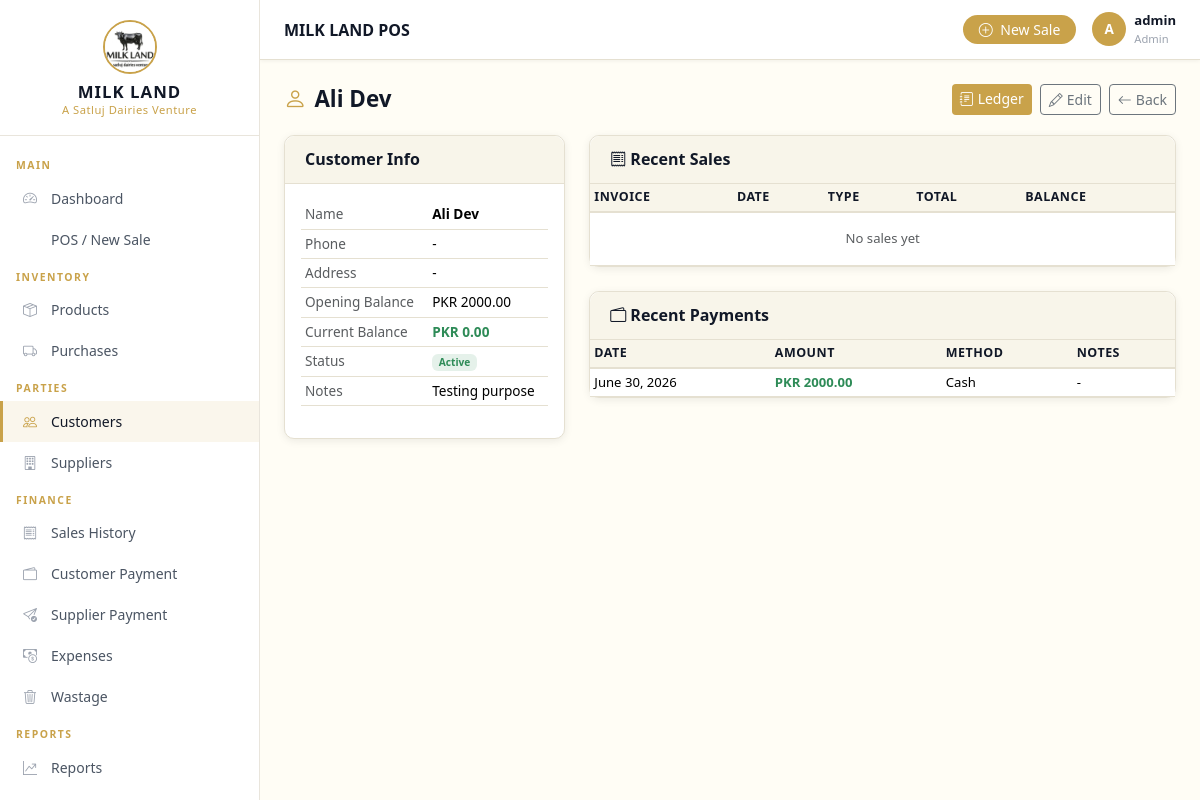
Screenshot of /customers/6/ (signed in) with the database file from the repository.
### apps/parties/models.py (models this page shows, shortened)
class Customer(models.Model):
    name = models.CharField(max_length=200)
    phone = models.CharField(max_length=20, blank=True)
    address = models.TextField(blank=True)
    opening_balance = models.DecimalField(max_digits=12, decimal_places=2, default=Decimal('0.00'))
    current_balance = models.DecimalField(max_digits=12, decimal_places=2, default=Decimal('0.00'))
    notes = models.TextField(blank=True)
    is_active = models.BooleanField(default=True)
    created_at = models.DateTimeField(auto_now_add=True)
    updated_at = models.DateTimeField(auto_now=True)
    class Meta:
        ordering = ['name']

### apps/finance/models.py (models this page shows, shortened)
class CustomerPayment(models.Model):
    PAYMENT_METHODS = [
        ('Cash', 'Cash'),
        ('Bank', 'Bank Transfer'),
        ('JazzCash', 'JazzCash'),
        ('Easypaisa', 'Easypaisa'),
        ('Other', 'Other'),
    ]
    customer = models.ForeignKey(Customer, on_delete=models.PROTECT, related_name='payments')
    payment_date = models.DateField()
    amount = models.DecimalField(max_digits=12, decimal_places=2)
    payment_method = models.CharField(max_length=20, choices=PAYMENT_METHODS, default='Cash')
    notes = models.TextField(blank=True)
    received_by = models.ForeignKey(User, on_delete=models.SET_NULL, null=True)
    created_at = models.DateTimeField(auto_now_add=True)
    class Meta:
        ordering = ['-created_at']

### apps/parties/views.py (the view)
# urls.py: path('customers/<int:pk>/', views.customer_detail, name='customer_detail'),
@login_required
def customer_detail(request, pk):
    customer = get_object_or_404(Customer, pk=pk)
    from apps.sales.models import Sale
    from apps.finance.models import CustomerPayment
    sales = Sale.objects.filter(customer=customer).order_by('-created_at')[:10]
    payments = CustomerPayment.objects.filter(customer=customer).order_by('-created_at')[:10]
    return render(request, 'parties/customer_detail.html', {
        'customer': customer, 'sales': sales, 'payments': payments
    })

### apps/core/context_processors.py (called while the page is built)
def business_settings(request):
    settings = BusinessSettings.get_settings()
    return {'business': settings}

### apps/core/models.py (called while the page is built)
    @classmethod
    def get_settings(cls):
        obj, _ = cls.objects.get_or_create(pk=1)
        return obj

### templates/parties/customer_detail.html (shortened to what this page needs)
{% extends 'base.html' %}
{% load app_filters %}
{% block content %}
<div class="page-header">
  <h1><i class="bi bi-person me-2 text-gold"></i>{{ customer.name }}</h1>
  <div class="d-flex gap-2">
    <a href="{% url 'parties:customer_ledger' customer.pk %}" class="btn btn-gold btn-sm"><i class="bi bi-journal-text me-1"></i>Ledger</a>
    <a href="{% url 'parties:customer_edit' customer.pk %}" class="btn btn-outline-secondary btn-sm"><i class="bi bi-pencil me-1"></i>Edit</a>
    <a href="{% url 'parties:customer_list' %}" class="btn btn-outline-secondary btn-sm"><i class="bi bi-arrow-left me-1"></i>Back</a>
  </div>
</div>
<div class="row g-4">
  <div class="col-md-4">
    <div class="card">
      <div class="card-header"><h6>Customer Info</h6></div>
      <div class="card-body">
        <table class="table table-sm" style="font-size:0.85rem;">
          <tr><td class="text-muted">Name</td><td><strong>{{ customer.name }}</strong></td></tr>
          <tr><td class="text-muted">Phone</td><td>{{ customer.phone|default:"-" }}</td></tr>
          <tr><td class="text-muted">Address</td><td>{{ customer.address|default:"-" }}</td></tr>
          <tr><td class="text-muted">Opening Balance</td><td>PKR {{ customer.opening_balance|floatformat:2 }}</td></tr>
          <tr><td class="text-muted">Current Balance</td>
            <td><strong style="color:{% if customer.current_balance > 0 %}var(--danger-red){% else %}var(--success-green){% endif %};">PKR {{ customer.current_balance|floatformat:2 }}</strong></td>
          </tr>
          <tr><td class="text-muted">Status</td><td>{% if customer.is_active %}<span class="badge" style="background:rgba(46,139,87,0.12);color:var(--success-green);">Active</span>{% else %}<span class="badge bg-secondary">Inactive</span>{% endif %}</td></tr>
          <tr><td class="text-muted">Notes</td><td>{{ customer.notes|default:"-" }}</td></tr>
        </table>
      </div>
    </div>
  </div>
  <div class="col-md-8">
    <div class="card mb-4">
      <div class="card-header"><h6><i class="bi bi-receipt me-1"></i>Recent Sales</h6></div>
      <div class="card-body p-0">
        <table class="table table-sm mb-0" style="font-size:0.82rem;">
          <thead><tr><th>Invoice</th><th>Date</th><th>Type</th><th>Total</th><th>Balance</th></tr></thead>
          <tbody>
            {% for sale in sales %}
            <tr>
              <td><a href="{% url 'sales:detail' sale.pk %}" style="color:var(--accent-gold);">{{ sale.invoice_number }}</a></td>
              <td>{{ sale.sale_date }}</td>
              <td>{{ sale.sale_type }}</td>
              <td>PKR {{ sale.grand_total|floatformat:2 }}</td>
              <td style="color:{% if sale.balance_amount > 0 %}var(--danger-red){% else %}var(--success-green){% endif %};">PKR {{ sale.balance_amount|floatformat:2 }}</td>
            </tr>
            {% empty %}
            <tr><td colspan="5" class="text-center text-muted py-3">No sales yet</td></tr>
            {% endfor %}
          </tbody>
        </table>
      </div>
    </div>
    <div class="card">
      <div class="card-header"><h6><i class="bi bi-wallet2 me-1"></i>Recent Payments</h6></div>
      <div class="card-body p-0">
        <table class="table table-sm mb-0" style="font-size:0.82rem;">
          <thead><tr><th>Date</th><th>Amount</th><th>Method</th><th>Notes</th></tr></thead>
          <tbody>
            {% for payment in payments %}
            <tr>
              <td>{{ payment.payment_date }}</td>
              <td style="color:var(--success-green);font-weight:600;">PKR {{ payment.amount|floatformat:2 }}</td>
              <td>{{ payment.payment_method }}</td>
              <td>{{ payment.notes|default:"-" }}</td>
            </tr>
            {% empty %}
            <tr><td colspan="4" class="text-center text-muted py-3">No payments yet</td></tr>
            {% endfor %}
          </tbody>
        </table>
      </div>
    </div>
  </div>
</div>
{% endblock %}

### templates/partials/navbar.html (shortened to what this page needs)
{% load static %}
<header class="top-navbar">
  <div class="d-flex align-items-center gap-3">
    <span class="page-title">{% block navbar_title %}MILK LAND POS{% endblock %}</span>
  </div>
  <div class="navbar-right">
    <a href="{% url 'sales:pos' %}" class="btn btn-sm btn-gold rounded-pill px-3">
      <i class="bi bi-plus-circle me-1"></i> New Sale
    </a>
    <div class="navbar-user">
      <div class="user-avatar">{{ user.username|first|upper }}</div>
      <div>
        <div style="font-size:0.82rem;font-weight:600;">{{ user.get_full_name|default:user.username }}</div>
        <div style="font-size:0.7rem;color:#9CA3AF;">{% if user.is_staff %}Admin{% else %}Sales Staff{% endif %}</div>
      </div>
    </div>
  </div>
</header>

### static/css/style.css (style rules this page uses)
:root { --primary-dark: #111827; --secondary-dark: #1F2937; --cream-bg: #FFFDF5; --soft-cream: #F8F5EA; --accent-gold: #C9A24A; --success-green: #2E8B57; --border-color: #E5E0D1; --danger-red: #DC3545; --sidebar-width: 260px; --sidebar-bg: #111827; --navbar-height: 60px; --text-light: #6B7280; --text-dark: #111827; --card-shadow: 0 2px 8px rgba(0,0,0,0.08); }
* { box-sizing: border-box; }
body { font-family: 'Segoe UI', system-ui, -apple-system, sans-serif; background-color: var(--cream-bg); color: var(--text-dark); margin: 0; }
.top-navbar { position: sticky; top: 0; height: var(--navbar-height); background: #fff; border-bottom: 1px solid var(--border-color); display: flex; align-items: center; justify-content: space-between; padding: 0 24px; z-index: 100; box-shadow: 0 1px 4px rgba(0,0,0,0.06); }
.top-navbar .page-title { font-weight: 600; font-size: 1rem; color: var(--text-dark); }
.top-navbar .navbar-right { display: flex; align-items: center; gap: 16px; }
.navbar-user { display: flex; align-items: center; gap: 8px; font-size: 0.85rem; color: var(--text-dark); }
.navbar-user .user-avatar { width: 34px; height: 34px; border-radius: 50%; background: var(--accent-gold); display: flex; align-items: center; justify-content: center; color: #fff; font-weight: 700; font-size: 0.85rem; }
.card { border: 1px solid var(--border-color); border-radius: 10px; box-shadow: var(--card-shadow); background: #fff; }
.card-header { background: var(--soft-cream); border-bottom: 1px solid var(--border-color); border-radius: 10px 10px 0 0 !important; padding: 14px 20px; }
.card-header h5, .card-header h6 { margin: 0; font-weight: 600; color: var(--text-dark); }
.btn-gold { background: var(--accent-gold); color: #fff; border: none; }
.table { font-size: 0.875rem; }
.table th { background: var(--soft-cream); color: var(--text-dark); font-weight: 600; font-size: 0.78rem; text-transform: uppercase; letter-spacing: 0.5px; border-bottom: 2px solid var(--border-color); }
.table td { vertical-align: middle; border-color: var(--border-color); }
.page-header { display: flex; align-items: center; justify-content: space-between; margin-bottom: 20px; flex-wrap: wrap; gap: 12px; }
.page-header h1 { font-size: 1.4rem; font-weight: 700; color: var(--text-dark); margin: 0; }
.text-gold { color: var(--accent-gold) !important; }

### rows the page displays
Customer: name "Ali Dev", phone "-", address "-", opening_balance "2000.00", current_balance "0.00", notes "Testing purpose"
CustomerPayment: payment_date "June 30, 2026", amount "2000.00", payment_method "Cash", notes "-"

### other values shown
{{ user.username|first|upper }} "A"
{{ user.get_full_name|default:user.username }} "admin"
